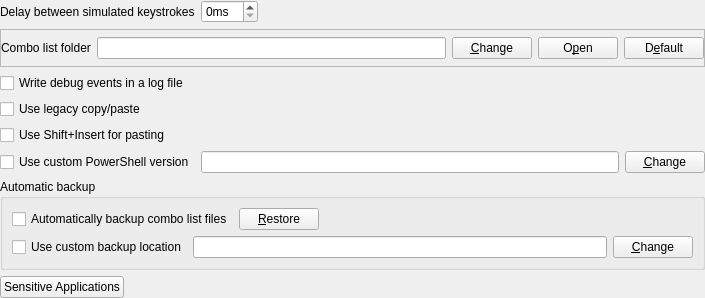
<?xml version="1.0" encoding="UTF-8"?>
<ui version="4.0">
 <class>PrefsPaneAdvanced</class>
 <widget class="QFrame" name="PrefsPaneAdvanced">
  <property name="geometry">
   <rect>
    <x>0</x>
    <y>0</y>
    <width>705</width>
    <height>298</height>
   </rect>
  </property>
  <property name="windowTitle">
   <string notr="true"/>
  </property>
  <layout class="QVBoxLayout" name="verticalLayout">
   <property name="leftMargin">
    <number>0</number>
   </property>
   <property name="topMargin">
    <number>0</number>
   </property>
   <property name="rightMargin">
    <number>0</number>
   </property>
   <property name="bottomMargin">
    <number>0</number>
   </property>
   <item>
    <layout class="QHBoxLayout" name="layout1">
     <item>
      <widget class="QLabel" name="labelDelayBetweenKeystrokes">
       <property name="text">
        <string>Delay between simulated keystrokes</string>
       </property>
      </widget>
     </item>
     <item>
      <widget class="QSpinBox" name="spinDelayBetweenKeystrokes">
       <property name="suffix">
        <string>ms</string>
       </property>
      </widget>
     </item>
     <item>
      <spacer name="spacer1">
       <property name="orientation">
        <enum>Qt::Horizontal</enum>
       </property>
       <property name="sizeHint" stdset="0">
        <size>
         <width>0</width>
         <height>20</height>
        </size>
       </property>
      </spacer>
     </item>
    </layout>
   </item>
   <item>
    <widget class="QFrame" name="frameComboListFolder">
     <property name="minimumSize">
      <size>
       <width>0</width>
       <height>0</height>
      </size>
     </property>
     <property name="frameShape">
      <enum>QFrame::StyledPanel</enum>
     </property>
     <property name="frameShadow">
      <enum>QFrame::Raised</enum>
     </property>
     <layout class="QHBoxLayout" name="horizontalLayout_3">
      <property name="leftMargin">
       <number>0</number>
      </property>
      <property name="topMargin">
       <number>0</number>
      </property>
      <property name="rightMargin">
       <number>0</number>
      </property>
      <property name="bottomMargin">
       <number>0</number>
      </property>
      <item>
       <widget class="QLabel" name="labelComboListFolder">
        <property name="text">
         <string>Combo list folder</string>
        </property>
       </widget>
      </item>
      <item>
       <widget class="QLineEdit" name="editComboListFolder">
        <property name="readOnly">
         <bool>true</bool>
        </property>
       </widget>
      </item>
      <item>
       <widget class="QPushButton" name="buttonChangeComboListFolder">
        <property name="text">
         <string>&amp;Change</string>
        </property>
       </widget>
      </item>
      <item>
       <widget class="QPushButton" name="buttonOpenComboListFolder">
        <property name="text">
         <string>O&amp;pen</string>
        </property>
       </widget>
      </item>
      <item>
       <widget class="QPushButton" name="buttonResetComboListFolder">
        <property name="text">
         <string>D&amp;efault</string>
        </property>
       </widget>
      </item>
     </layout>
    </widget>
   </item>
   <item>
    <widget class="QCheckBox" name="checkWriteDebugLogFile">
     <property name="text">
      <string>Write debug events in a log file</string>
     </property>
    </widget>
   </item>
   <item>
    <widget class="QCheckBox" name="checkUseLegacyCopyPaste">
     <property name="text">
      <string>Use legacy copy/paste</string>
     </property>
    </widget>
   </item>
   <item>
    <widget class="QCheckBox" name="checkUseShiftInsertForPasting">
     <property name="text">
      <string>Use Shift+Insert for pasting</string>
     </property>
    </widget>
   </item>
   <item>
    <layout class="QHBoxLayout" name="layout2">
     <item>
      <widget class="QCheckBox" name="checkUseCustomPowershellVersion">
       <property name="text">
        <string>Use custom PowerShell version</string>
       </property>
      </widget>
     </item>
     <item>
      <widget class="QLineEdit" name="editCustomPowerShellPath">
       <property name="readOnly">
        <bool>true</bool>
       </property>
      </widget>
     </item>
     <item>
      <widget class="QPushButton" name="buttonChangeCustomPowershellVersion">
       <property name="text">
        <string>&amp;Change</string>
       </property>
      </widget>
     </item>
    </layout>
   </item>
   <item>
    <widget class="QGroupBox" name="groupboxAutoBackup">
     <property name="title">
      <string>Automatic backup</string>
     </property>
     <layout class="QVBoxLayout" name="verticalLayout_2">
      <item>
       <layout class="QHBoxLayout" name="horizontalLayout_14">
        <item>
         <widget class="QCheckBox" name="checkAutoBackup">
          <property name="text">
           <string>Automatically backup combo list files</string>
          </property>
         </widget>
        </item>
        <item>
         <widget class="QPushButton" name="buttonRestoreBackup">
          <property name="toolTip">
           <string>Restore a backup.</string>
          </property>
          <property name="text">
           <string>&amp;Restore</string>
          </property>
         </widget>
        </item>
        <item>
         <spacer name="horizontalSpacer_2">
          <property name="orientation">
           <enum>Qt::Horizontal</enum>
          </property>
          <property name="sizeHint" stdset="0">
           <size>
            <width>0</width>
            <height>13</height>
           </size>
          </property>
         </spacer>
        </item>
       </layout>
      </item>
      <item>
       <layout class="QHBoxLayout" name="horizontalLayout_15">
        <item>
         <widget class="QCheckBox" name="checkUseCustomBackupLocation">
          <property name="text">
           <string>Use custom backup location</string>
          </property>
         </widget>
        </item>
        <item>
         <widget class="QLineEdit" name="editCustomBackupLocation">
          <property name="readOnly">
           <bool>true</bool>
          </property>
         </widget>
        </item>
        <item>
         <widget class="QPushButton" name="buttonChangeCustomBackupLocation">
          <property name="text">
           <string>&amp;Change</string>
          </property>
         </widget>
        </item>
       </layout>
      </item>
     </layout>
    </widget>
   </item>
   <item>
    <layout class="QHBoxLayout" name="horizontalLayout_6">
     <item>
      <widget class="QPushButton" name="buttonSensitiveApplications">
       <property name="text">
        <string>Sensitive Applications</string>
       </property>
      </widget>
     </item>
     <item>
      <spacer name="horizontalSpacer_7">
       <property name="orientation">
        <enum>Qt::Horizontal</enum>
       </property>
       <property name="sizeType">
        <enum>QSizePolicy::Expanding</enum>
       </property>
       <property name="sizeHint" stdset="0">
        <size>
         <width>0</width>
         <height>10</height>
        </size>
       </property>
      </spacer>
     </item>
    </layout>
   </item>
  </layout>
 </widget>
 <resources/>
 <connections>
  <connection>
   <sender>spinDelayBetweenKeystrokes</sender>
   <signal>valueChanged(int)</signal>
   <receiver>PrefsPaneAdvanced</receiver>
   <slot>onSpinDelayBetweenKeystrokesChanged(int)</slot>
   <hints>
    <hint type="sourcelabel">
     <x>212</x>
     <y>10</y>
    </hint>
    <hint type="destinationlabel">
     <x>29</x>
     <y>0</y>
    </hint>
   </hints>
  </connection>
  <connection>
   <sender>buttonChangeComboListFolder</sender>
   <signal>clicked()</signal>
   <receiver>PrefsPaneAdvanced</receiver>
   <slot>onChangeComboListFolder()</slot>
   <hints>
    <hint type="sourcelabel">
     <x>500</x>
     <y>40</y>
    </hint>
    <hint type="destinationlabel">
     <x>61</x>
     <y>0</y>
    </hint>
   </hints>
  </connection>
  <connection>
   <sender>buttonOpenComboListFolder</sender>
   <signal>clicked()</signal>
   <receiver>PrefsPaneAdvanced</receiver>
   <slot>onOpenComboListFolder()</slot>
   <hints>
    <hint type="sourcelabel">
     <x>575</x>
     <y>40</y>
    </hint>
    <hint type="destinationlabel">
     <x>116</x>
     <y>0</y>
    </hint>
   </hints>
  </connection>
  <connection>
   <sender>buttonResetComboListFolder</sender>
   <signal>clicked()</signal>
   <receiver>PrefsPaneAdvanced</receiver>
   <slot>onResetComboListFolder()</slot>
   <hints>
    <hint type="sourcelabel">
     <x>663</x>
     <y>42</y>
    </hint>
    <hint type="destinationlabel">
     <x>152</x>
     <y>0</y>
    </hint>
   </hints>
  </connection>
  <connection>
   <sender>checkWriteDebugLogFile</sender>
   <signal>toggled(bool)</signal>
   <receiver>PrefsPaneAdvanced</receiver>
   <slot>onCheckWriteDebugLogFile(bool)</slot>
   <hints>
    <hint type="sourcelabel">
     <x>106</x>
     <y>70</y>
    </hint>
    <hint type="destinationlabel">
     <x>268</x>
     <y>0</y>
    </hint>
   </hints>
  </connection>
  <connection>
   <sender>checkUseLegacyCopyPaste</sender>
   <signal>toggled(bool)</signal>
   <receiver>PrefsPaneAdvanced</receiver>
   <slot>onCheckUseLegacyCopyPaste(bool)</slot>
   <hints>
    <hint type="sourcelabel">
     <x>78</x>
     <y>99</y>
    </hint>
    <hint type="destinationlabel">
     <x>475</x>
     <y>0</y>
    </hint>
   </hints>
  </connection>
  <connection>
   <sender>checkUseShiftInsertForPasting</sender>
   <signal>toggled(bool)</signal>
   <receiver>PrefsPaneAdvanced</receiver>
   <slot>onCheckUseShiftInsertForPasting(bool)</slot>
   <hints>
    <hint type="sourcelabel">
     <x>43</x>
     <y>124</y>
    </hint>
    <hint type="destinationlabel">
     <x>704</x>
     <y>5</y>
    </hint>
   </hints>
  </connection>
  <connection>
   <sender>checkUseCustomPowershellVersion</sender>
   <signal>toggled(bool)</signal>
   <receiver>PrefsPaneAdvanced</receiver>
   <slot>onCheckUseCustomPowerShellVersion(bool)</slot>
   <hints>
    <hint type="sourcelabel">
     <x>134</x>
     <y>149</y>
    </hint>
    <hint type="destinationlabel">
     <x>0</x>
     <y>29</y>
    </hint>
   </hints>
  </connection>
  <connection>
   <sender>buttonChangeCustomPowershellVersion</sender>
   <signal>clicked()</signal>
   <receiver>PrefsPaneAdvanced</receiver>
   <slot>onChangeCustomPowershellVersion()</slot>
   <hints>
    <hint type="sourcelabel">
     <x>665</x>
     <y>146</y>
    </hint>
    <hint type="destinationlabel">
     <x>704</x>
     <y>72</y>
    </hint>
   </hints>
  </connection>
  <connection>
   <sender>checkAutoBackup</sender>
   <signal>toggled(bool)</signal>
   <receiver>PrefsPaneAdvanced</receiver>
   <slot>onCheckAutoBackup(bool)</slot>
   <hints>
    <hint type="sourcelabel">
     <x>61</x>
     <y>214</y>
    </hint>
    <hint type="destinationlabel">
     <x>0</x>
     <y>138</y>
    </hint>
   </hints>
  </connection>
  <connection>
   <sender>buttonRestoreBackup</sender>
   <signal>clicked()</signal>
   <receiver>PrefsPaneAdvanced</receiver>
   <slot>onRestoreBackup()</slot>
   <hints>
    <hint type="sourcelabel">
     <x>282</x>
     <y>213</y>
    </hint>
    <hint type="destinationlabel">
     <x>0</x>
     <y>170</y>
    </hint>
   </hints>
  </connection>
  <connection>
   <sender>checkUseCustomBackupLocation</sender>
   <signal>toggled(bool)</signal>
   <receiver>PrefsPaneAdvanced</receiver>
   <slot>onCheckUseCustomBackupLocation(bool)</slot>
   <hints>
    <hint type="sourcelabel">
     <x>32</x>
     <y>244</y>
    </hint>
    <hint type="destinationlabel">
     <x>0</x>
     <y>205</y>
    </hint>
   </hints>
  </connection>
  <connection>
   <sender>buttonChangeCustomBackupLocation</sender>
   <signal>clicked()</signal>
   <receiver>PrefsPaneAdvanced</receiver>
   <slot>onChangeCustomBackupLocation()</slot>
   <hints>
    <hint type="sourcelabel">
     <x>652</x>
     <y>239</y>
    </hint>
    <hint type="destinationlabel">
     <x>0</x>
     <y>245</y>
    </hint>
   </hints>
  </connection>
  <connection>
   <sender>buttonSensitiveApplications</sender>
   <signal>clicked()</signal>
   <receiver>PrefsPaneAdvanced</receiver>
   <slot>onEditSensitiveApplications()</slot>
   <hints>
    <hint type="sourcelabel">
     <x>87</x>
     <y>274</y>
    </hint>
    <hint type="destinationlabel">
     <x>137</x>
     <y>281</y>
    </hint>
   </hints>
  </connection>
 </connections>
 <slots>
  <slot>onSpinDelayBetweenKeystrokesChanged(int)</slot>
  <slot>onChangeComboListFolder()</slot>
  <slot>onResetComboListFolder()</slot>
  <slot>onOpenComboListFolder()</slot>
  <slot>onCheckWriteDebugLogFile(bool)</slot>
  <slot>onCheckUseLegacyCopyPaste(bool)</slot>
  <slot>onCheckUseShiftInsertForPasting(bool)</slot>
  <slot>onCheckUseCustomPowerShellVersion(bool)</slot>
  <slot>onChangeCustomPowershellVersion()</slot>
  <slot>onCheckAutoBackup(bool)</slot>
  <slot>onCheckUseCustomBackupLocation(bool)</slot>
  <slot>onChangeCustomBackupLocation()</slot>
  <slot>onRestoreBackup()</slot>
  <slot>onEditSensitiveApplications()</slot>
 </slots>
</ui>
